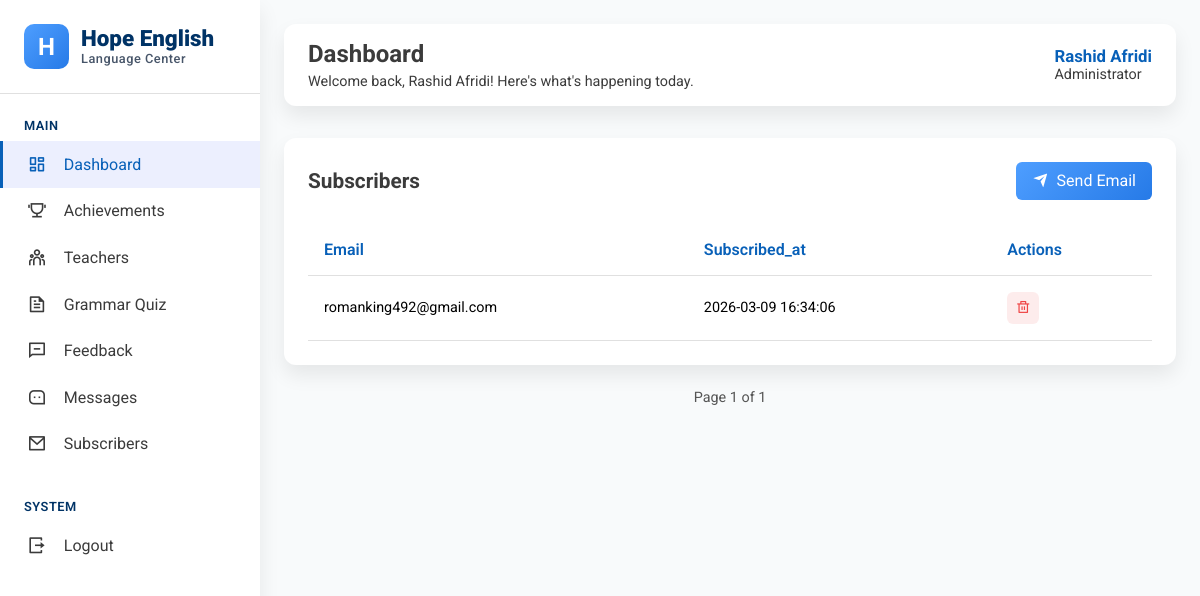
The app's page /admin/subscribersData.php (signed in) with its own data.
### tables this page shows
CREATE TABLE `subscribers` (
  `id` int(11) NOT NULL,
  `email` varchar(255) NOT NULL,
  `subscribed_at` timestamp NOT NULL DEFAULT current_timestamp()
);

### admin/subscribersData.php (the view, shortened to what this page needs)
<?php
include 'config.php';
$limit = 10;
$page = isset($_GET['page']) ? (int)$_GET['page'] : 1;
$offset = ($page - 1) * $limit;
$sql = "SELECT * FROM subscribers ORDER BY subscribed_at DESC LIMIT $limit OFFSET $offset";
$result = mysqli_query($connect, $sql);
$countSql = "SELECT COUNT(*) AS total FROM subscribers";
$countResult = mysqli_query($connect, $countSql);
$totalRow = mysqli_fetch_assoc($countResult);
$totalSubscribers = $totalRow['total'];
$totalPages = ceil($totalSubscribers / $limit);
?>
<!doctype html>
<html lang="en">
<head>
  <link href="https://cdn.jsdelivr.net/npm/remixicon@4.5.0/fonts/remixicon.css" rel="stylesheet" />
  <link rel="stylesheet" href="../assets/css/admin.css" />
</head>
<body>
  <?php include 'assets/components/sidebar.php'; ?>
  <main class="main-content">
    <?php include 'assets/components/navbar.php'; ?>
    <div class="content-grid">
      <div class="left-column">
        <div class="content-card">
          <div class="card-header">
            <h3>Subscribers</h3>
            <div class="card-actions">
              <a href="replySubscribers.php" class="btn" style="text-decoration: none;">
                <i class="ri-send-plane-fill"></i>
                <span>Send Email</span>
              </a>
            </div>
          </div>
          <div class="table-container">
            <?php if (mysqli_num_rows($result)) { ?>
              <table>
                <thead>
                  <tr>
                    <th>Email</th>
                    <th>Subscribed_at</th>
                    <th>Actions</th>
                  </tr>
                </thead>
                <tbody>
                  <?php while ($row = mysqli_fetch_assoc($result)) { ?>
                    <tr>
                      <td><?= $row['email'] ?></td>
                      <td><?= $row['subscribed_at'] ?></td>
                      <td>
                        <div class="action-buttons">
                          <a href="deleteSubscriber.php?id=<?= $row['id'] ?>" class="action-btn delete"
                            onclick="return confirm('Are you sure to remove this email?')">
                            <i class="ri-delete-bin-line"></i>
                          </a>
                        </div>
                      </td>
                    </tr>
                  <?php } ?>
                </tbody>
              </table>
            <?php } else { ?>
              <p>No email found.</p>
            <?php } ?>
          </div>
        </div>
        <div class="pagination">
          <span>Page <?= $page ?> of <?= $totalPages ?></span>
        </div>
      </div>
    </div>
  </main>
</body>
</html>

### assets/css/admin.css (style rules this page uses)
:root { --text-color-d: #3b3b3b; --txt-color-l: #ffff; --txt-hover-color: #0860b8; --txt-color2: #003366; --txt-color-xl: #475569; --btn-color: linear-gradient(135deg, #4e9eff, #267ae7); --btn-hover-color: linear-gradient(135deg, #5ca7ff, #3c85e0); --bg-color-l: #E0E0E0; --bg-color-d: #F8FAFB; --box-shadow: 0 10px 20px rgba(0, 0, 0, 0.08); --roboto: "Roboto", sans-serif; --satisfy-font: "Satisfy", cursive; }
* { padding: 0; margin: 0; box-sizing: border-box; }
body { min-height: 100vh; width: 100%; display: flex; font-family: var(--roboto); background: var(--bg-color-d); overflow-x: hidden; }
.main-content { flex: 1; margin-left: 260px; padding: 1.5rem; transition: all 0.3s ease; }
.content-grid { display: grid; grid-template-columns: 1fr; gap: 1.5rem; }
.content-grid .content-card { background: #fff; border-radius: 12px; padding: 1.5rem; box-shadow: var(--box-shadow); margin-bottom: 1.5rem; }
.content-grid .card-header { display: flex; justify-content: space-between; align-items: center; margin-bottom: 1.5rem; }
.content-grid .card-header h3 { font-size: 1.3rem; color: var(--text-color-d); }
.content-grid .card-actions { display: flex; gap: 0.5rem; }
.content-grid .btn { padding: 0.6rem 1rem; border: none; border-radius: 6px; font-size: 0.9rem; cursor: pointer; transition: all 0.3s ease; display: flex; align-items: center; gap: 0.5rem; background: var(--btn-color); color: var(--txt-color-l); font-size: 1rem; }
.content-grid .table-container { overflow-x: auto; }
.content-grid table { width: 100%; border-collapse: collapse; min-width: 600px; overflow-x: auto; }
.content-grid th, .content-grid td { padding: 1rem; text-align: left; border-bottom: 1px solid #E0E0E0; }
.content-grid th { color: var(--txt-hover-color); font-weight: 600; font-size: 1rem; }
.content-grid td { font-size: 0.9rem; }
.content-grid .action-buttons { display: flex; gap: 0.5rem; }
.content-grid .action-btn { width: 32px; height: 32px; text-decoration: none; border-radius: 6px; display: flex; align-items: center; justify-content: center; cursor: pointer; transition: all 0.3s ease; }
.content-grid .action-btn.delete { background: rgba(239, 68, 68, 0.1); color: #ef4444; }
.pagination { display: flex; justify-content: center; margin: 20px 0; gap: 8px; }
.pagination span { font-size: 0.9rem; color: #555; }

### records on screen
subscribers: email "romanking492@gmail.com", subscribed_at "2026-03-09 16:34:06"

### other values on screen
$_SESSION['admin_name'] "Rashid Afridi"
$page "1"
$totalPages "1"
